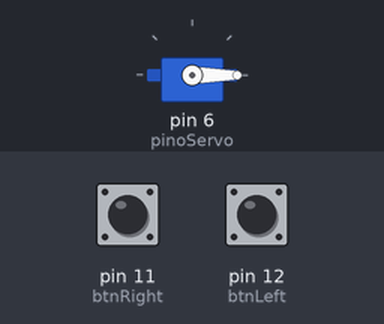
Recording of a sketch running on a simulated Arduino Uno, built with avr-gcc and run on an emulated ATmega328P. On the bench: servo. The test bench sets the inputs (shaded band); at power-on: pin 11 (btnRight) LOW, pin 12 (btnLeft) LOW.

Above: at 1.2 s.
1.3 s: pin 11 (btnRight) pulled HIGH for 0.15 s
At 1.45 s:
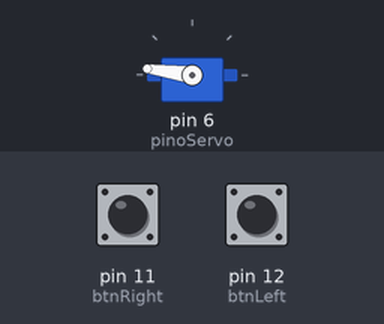
4.3 s: pin 12 (btnLeft) pulled HIGH for 3.2 s
At 4.76 s:
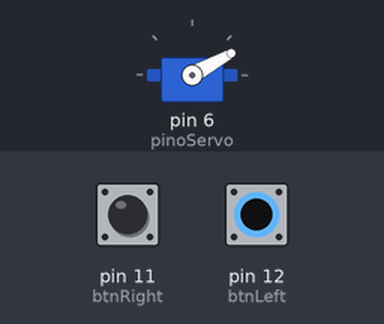
9.0 s: pin 12 (btnLeft) pulled HIGH for 1 s
At 9.29 s:
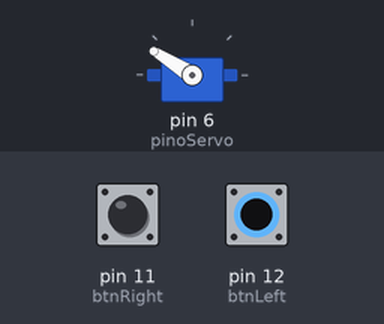
12.1 s: pin 11 (btnRight) pulled HIGH for 1 s
Timing chart, 0 to 16.1 s (numbered marks = the images above; inputs shaded):
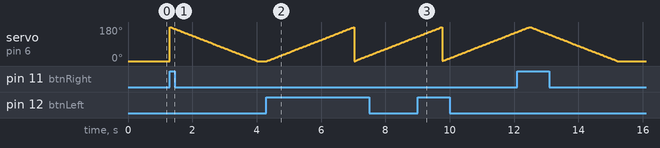

The sketch:

motorEletrico.ino
```cpp
#include<Servo.h>

const int pinoServo = 6;
Servo s;
int btnLeft = 12;
int btnRight = 11;

int pos;

void setup (){
  s.attach(pinoServo);
    s.write(0);
    pinMode(btnLeft, INPUT);
    pinMode(btnRight, INPUT);
}

void loop(){
  int stateLeft = digitalRead(btnLeft);
  int stateRight = digitalRead(btnRight);

  if(stateLeft == HIGH){
    for(pos = 0; pos <= 180; pos++){
      s.write(pos);
      delay(15);
    }
  }

  if(stateRight == HIGH){
    for(pos = 180; pos >= 0; pos--){
      s.write(pos);
      delay(15);
    }
   }
}
```
